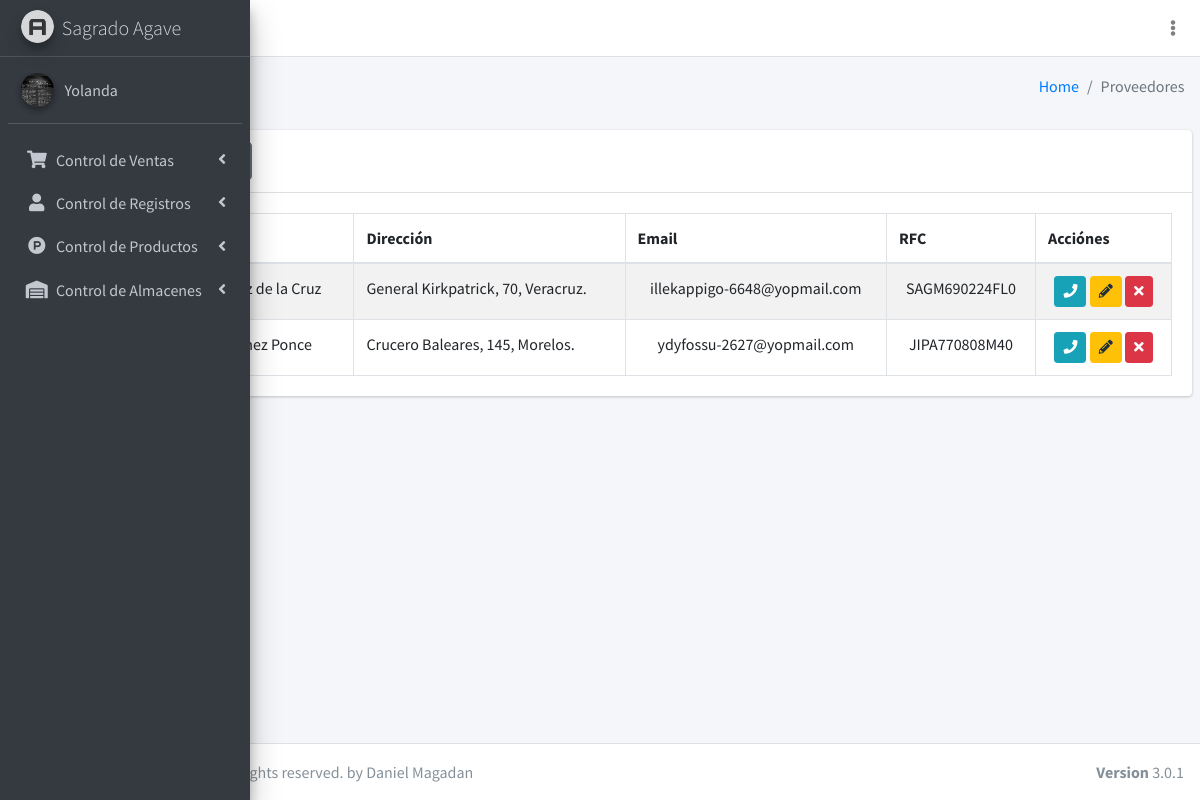
Page /proveedores (signed in) on the committed database.
### tables this page shows
CREATE TABLE `proveedor` (
  `id_proveedor` int(11) NOT NULL,
  `id_persona` int(11) DEFAULT NULL
);

CREATE TABLE `persona` (
  `id_persona` int(11) NOT NULL,
  `nombre` varchar(50) DEFAULT NULL,
  `address` varchar(100) DEFAULT NULL,
  `mail` varchar(50) DEFAULT NULL,
  `rfc` varchar(20) DEFAULT NULL
);

### controladores/plantilla.controlador.php (called while the page is built)
<?php
class ControladorPlantilla{
	static public function ctrPlantilla(){
 		include "vistas/plantilla.php";
	}
}

### index.php (called while the page is built, shortened)
<?php
require_once 'controladores/plantilla.controlador.php';
require_once 'controladores/proveedores.controlador.php';
require_once 'controladores/pedidos-proveedor.controlador.php';
require_once 'modelos/proveedores.modelos.php';
$plantilla = new ControladorPlantilla();
$plantilla -> ctrPlantilla();

### controladores/proveedores.controlador.php (called while the page is built, shortened)
<?php
class ControladorProveedores{
	static public function ctrMostrarProveedores($item,$valor){
		$tabla1 = "persona";
		$tabla2 = "proveedor";
		$respuesta = ModeloProveedores::mdlMostrarProveedores($tabla1,$tabla2,$item,$valor);
		return $respuesta;
	}
}

### modelos/conexion.php (called while the page is built)
<?php
class Conexion {
	static public function conectar(){
		$link = new PDO("mysql:host=187.227.134.204;dbname=tequilera_web","tequilera","tequilera1234");
		$link->exec("set names utf8");
		return $link;
	}
}

### modelos/proveedores.modelos.php (called while the page is built, shortened)
<?php
require_once 'conexion.php';
class ModeloProveedores{
	static public function mdlMostrarProveedores($tabla1,$tabla2,$item,$valor){
		if ($item != null) {
			$stmt = Conexion::conectar()->prepare("
				SELECT *
				FROM $tabla1
				INNER JOIN $tabla2
				ON $tabla1.id_persona=$tabla2.id_persona
				WHERE persona.$item = :$item
				");
			$stmt -> bindParam(":".$item,$valor,PDO::PARAM_STR);
			$stmt -> execute();
			return $stmt -> fetch();
		}else{
			$stmt = Conexion::conectar()->prepare("
				SELECT *
				FROM $tabla1
				INNER JOIN $tabla2
				ON $tabla1.id_persona=$tabla2.id_persona");
			$stmt -> execute();
			return $stmt -> fetchAll();
		}
	}
}

### vistas/modulos/proveedores.php (the view, shortened to what this page needs)
<div class="content-wrapper">
  <section class="content-header">
    <div class="container-fluid">
      <div class="row mb-2">
        <div class="col-sm-6">
          <h1>Proveedores</h1>
        </div>
        <div class="col-sm-6">
          <ol class="breadcrumb float-sm-right">
            <li class="breadcrumb-item"><a href="">Home</a></li>
            <li class="breadcrumb-item active">Proveedores</li>
          </ol>
        </div>
      </div>
    </div>
  </section>
  <section class="content">
    <div class="card">
      <div class="card-header">
        <button class="btn btn-secondary" data-toggle="modal" data-target="#modalAgregarProveedor">Agregar Proveedor</button>
      </div>
      <div class="card-body">
        <table class="table table-bordered table-striped tablas">
          <thead>
            <tr>
              <th style="width: 10px;">#</th>
              <th>Nombre</th>
              <th>Dirección</th>
              <th>Email</th>
              <th>RFC</th>
              <th>Acciónes</th>
            </tr>
          </thead>
          <tbody>
            <?php
            $item = null;
            $valor = null;
            $mostrarProveedores = ControladorProveedores::ctrMostrarProveedores($item,$valor);
            foreach ($mostrarProveedores as $key => $value) {
              echo '
              <tr>
              <td><center>'.$value["id_persona"].'</center></td>
              <td>'.$value["nombre"].'</td>
              <td>'.$value["address"].'</td>
              <td><center>'.$value["mail"].'</center></td>
              <td><center>'.$value["rfc"].'</center></td>
              <td>
              <center>
              <div class="btn-group-sm">
              <button class="btn btn-info btnTelefonoProveedor" idProveedor="'.$value["id_persona"].'" data-toggle="modal" data-target="#modalVerTelefonoCliente"><i class="fas fa-phone"></i></button>
              <button class="btn btn-warning btnEditarProveedor" idProveedor="'.$value["id_persona"].'" data-toggle="modal" data-target="#modalEditarProveedor"><i class="fas fa-pencil-alt"></i></button>
              <button class="btn btn-danger btnEliminarProveedor" idProveedor="'.$value["id_persona"].'"><i class="fas fa-times"></i></button>
              </div>
              </center>
              </td>
              </tr>';
           }
            ?>
          </tbody>
        </table>
      </div>
    </div>
  </section>
</div>

### rows in the picture
proveedor: id_persona "9", id_persona.nombre "Mario Sanchez de la Cruz", id_persona.address "General Kirkpatrick, 70, Veracruz.", id_persona.mail "illekappigo-6648@yopmail.com", id_persona.rfc "SAGM690224FL0"
proveedor: id_persona.nombre "Antonio Jimenez Ponce", id_persona.address "Crucero Baleares, 145, Morelos.", id_persona.mail "ydyfossu-2627@yopmail.com", id_persona.rfc "JIPA770808M40"
